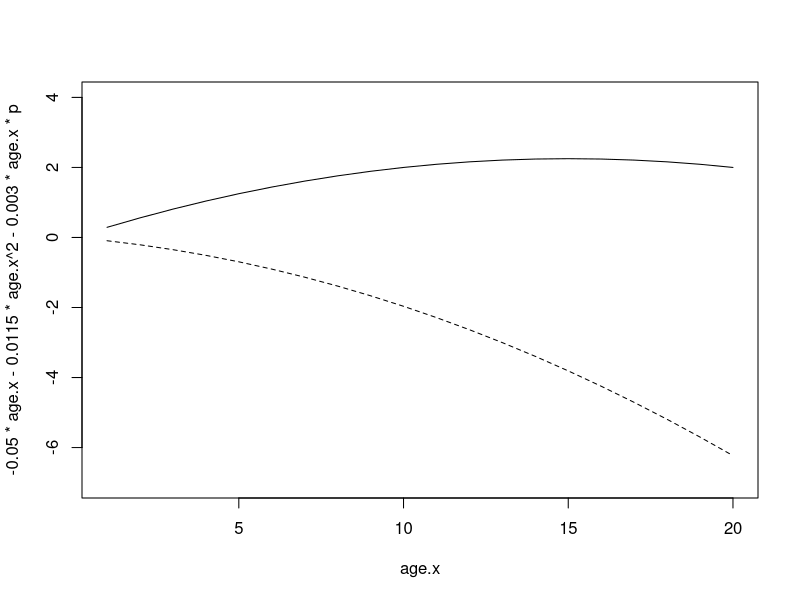

This figure's R source: (Note: this script raises an error after producing the figure.)
###equivalents
#written on paper reducing secenario 1 to a and p only

rm(list=ls())

#source('sim_r2.R',echo=TRUE)

age.x=1:20
p=10.5 #(held at mean for interaction

plot(age.x,-0.05*age.x-0.0115*age.x^2-0.003*age.x*p,
     type='l',lty=2,ylim=c(-7,4))
lines(age.x,.3*age.x-0.01*age.x^2)

##
#load(paste0(datdir,'sim2_tbeta.RData'))

t.beta = data.frame(a=-0.81,a2=-0.006,
                    p=0,p2=0,
                    c=-0.99,c2=-0.09)


##########
#simulate data
a=rep(1:20,20)
p=a[order(a)]
c=p-a

combos=data.frame(
  a=a,a2=a^2,
  p=p,p2=p^2,c=c,c2=c^2
)

dat=combos; for(i in 2:25){dat=rbind(dat,combos)}; #rm(combos,i)
#confirm only 400 unique combos
cat('400 Unique Observations Test:',
    nrow(unique(dat)) == 400, '\n\n'
)

n=nrow(dat)

#r2=0.3
#evar=(1-r2)/r2
#e=rnorm(n,0,sqrt(evar))
e=rnorm(n,0,1)

#simulate and save data
dat$s1 = as.vector(as.matrix(dat)%*%t(as.matrix(t.beta)))
dat$y1 = dat$s1 + e

#need to expand and proove
tform = function(betas,dim.from){
  #helper funciton transforms apc values from vector of t.beta (named apc)
  #input is named vector betas (a = age, p = period, c = cohort; a2=a^2, etc).
  # dim.from is a character vector 'a' or 'p' or 'c' for pulling "out" the effect
  #output is vecor with coefficients recalculated
  
  #a = p - c
  #p = a + c
  #c = p - a
  
  betas = as.matrix(betas)
  
  #select effects to transform
  fr = betas[,grepl(dim.from,colnames(betas))]
  #colnames(fr) = grepl(dim.from,colnames(betas))
  quad = grepl('2',names(fr))
  lin = !quad
  
  #linear transform
  tr =  betas[1,c('a','c')] + fr[lin]
  
  #quadratic transform
  tr2 = c(betas[1,c('a2','c2')],fr[quad]) + fr[quad]
  names(tr2) = c('a2','c2','ac') 
  
  tf = c(tr,tr2)
  leftovers = c('a','a2','c','c2')
  tf[leftovers] = tf[leftovers] + betas[,leftovers]
  
  return(as.data.frame(t(tf)/2))
  
  #polynomial trans
  #https://math.stackexchange.com/questions/454007/matrix-representation-of-polynomial
  #higher order
  #https://en.wikipedia.org/wiki/Tensor
  
}

#test transform function -- by hand
testb = data.frame(a=1,p=1,c=1,a2=1,p2=1,c2=1)
tf.testb = tform(testb,dim.from='a')

print(t.beta)
tf.beta = tform(betas=t.beta,dim.from='a')
print(tf.beta)



#direct test
dat$r.yhat = as.matrix(dat[,colnames(testb)]) %*% t(as.matrix(testb))
dat$t.yhat = as.matrix(dat[,colnames(tf.testb)]) %*% t(as.matrix(tf.testb))

#lm test
dat$y1 = dat$r.yhat + rnorm(nrow(dat),mean=0,sd=2)
summary(lm(y1~a+c+a2+c2+ac,data=dat))

#test sim_2R data
#tdat$c = tdat$p-tdat$a
#tdat = tdat %>% 
#  mutate(a2=a^2,c2=c^2,ac=a*c)

#print(summary(lm(y1~a+c+a2+c2+ac-1,data=tdat)))
#print(tform(betas=t.beta,dim.from='p'))
